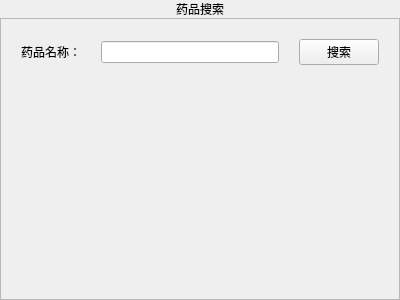
<?xml version="1.0" encoding="UTF-8"?>
<ui version="4.0">
 <class>DrugSearchPage</class>
 <widget class="QWidget" name="DrugSearchPage">
  <property name="geometry">
   <rect>
    <x>0</x>
    <y>0</y>
    <width>400</width>
    <height>300</height>
   </rect>
  </property>
  <property name="windowTitle">
   <string>Form</string>
  </property>
  <layout class="QVBoxLayout" name="verticalLayout_2">
   <property name="spacing">
    <number>0</number>
   </property>
   <property name="leftMargin">
    <number>0</number>
   </property>
   <property name="topMargin">
    <number>0</number>
   </property>
   <property name="rightMargin">
    <number>0</number>
   </property>
   <property name="bottomMargin">
    <number>0</number>
   </property>
   <item>
    <widget class="QLabel" name="fullHeaderLabel">
     <property name="text">
      <string>药品搜索</string>
     </property>
     <property name="alignment">
      <set>Qt::AlignCenter</set>
     </property>
    </widget>
   </item>
   <item>
    <widget class="QScrollArea" name="scrollArea">
     <property name="widgetResizable">
      <bool>true</bool>
     </property>
     <widget class="QWidget" name="scrollAreaWidgetContents">
      <property name="geometry">
       <rect>
        <x>0</x>
        <y>0</y>
        <width>398</width>
        <height>283</height>
       </rect>
      </property>
      <layout class="QVBoxLayout" name="verticalLayout">
       <property name="spacing">
        <number>20</number>
       </property>
       <property name="leftMargin">
        <number>20</number>
       </property>
       <property name="topMargin">
        <number>20</number>
       </property>
       <property name="rightMargin">
        <number>20</number>
       </property>
       <property name="bottomMargin">
        <number>20</number>
       </property>
       <item>
        <layout class="QHBoxLayout" name="horizontalLayout">
         <item>
          <widget class="QLabel" name="label">
           <property name="text">
            <string>药品名称：</string>
           </property>
          </widget>
         </item>
         <item>
          <widget class="QLineEdit" name="lineEdit">
           <property name="text">
            <string/>
           </property>
          </widget>
         </item>
         <item>
          <widget class="QPushButton" name="SearchBtn">
           <property name="text">
            <string>搜索</string>
           </property>
          </widget>
         </item>
        </layout>
       </item>
       <item>
        <layout class="QGridLayout" name="DrugList">
         <property name="spacing">
          <number>10</number>
         </property>
        </layout>
       </item>
       <item>
        <spacer name="verticalSpacer">
         <property name="orientation">
          <enum>Qt::Vertical</enum>
         </property>
         <property name="sizeHint" stdset="0">
          <size>
           <width>20</width>
           <height>177</height>
          </size>
         </property>
        </spacer>
       </item>
      </layout>
     </widget>
    </widget>
   </item>
  </layout>
 </widget>
 <resources/>
 <connections/>
</ui>
